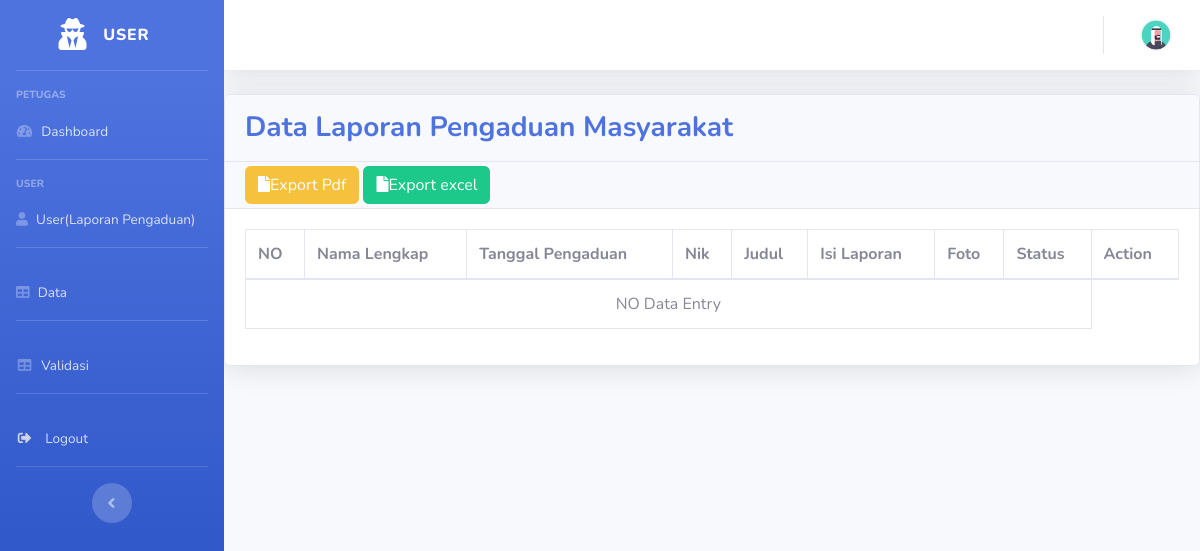
The page /index.php/awal/datalaporan on the database as committed earlier.
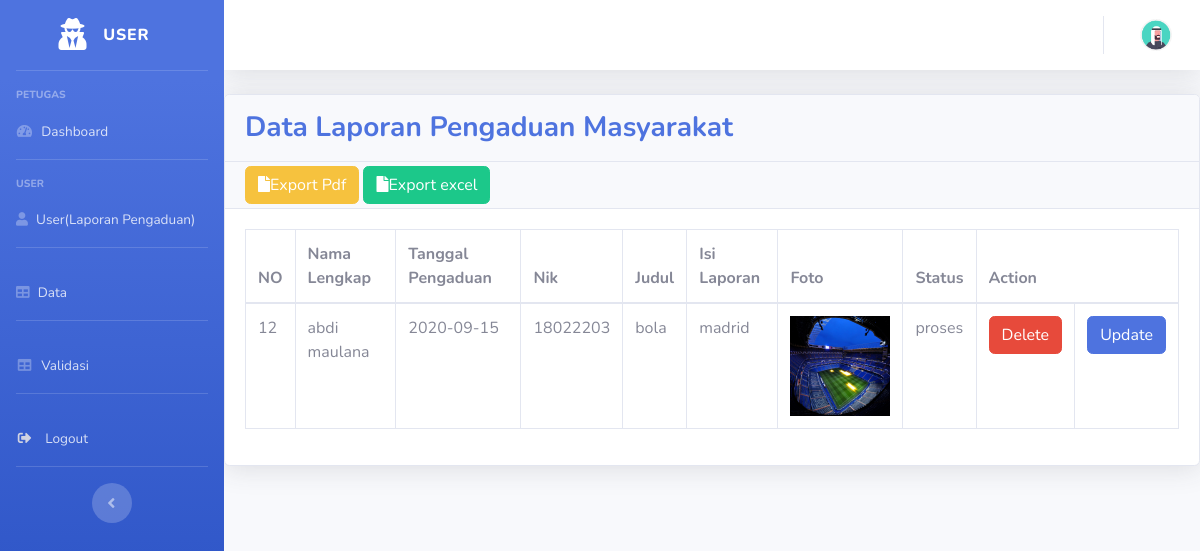
The same page on the database as committed later.
### tables this page shows
CREATE TABLE `laporan_pengaduan` (
  `id_pengaduan` int(11) NOT NULL,
  `nama` varchar(50) NOT NULL,
  `tgl_pengaduan` date NOT NULL,
  `nik` char(16) NOT NULL,
  `judul_laporan` varchar(100) NOT NULL,
  `isi_laporan` text NOT NULL,
  `foto` varchar(255) NOT NULL,
  `status` enum('0','proses','selesai') NOT NULL
);

### application/controllers/awal.php (called while the page is built, shortened)
<?php
class awal extends CI_Controller
{
	public function __construct()
	{
		$this->load->model('model_system');
	}
	public function datalaporan()
	{
		$data['user1'] = $this->model_system->get_user1();
		$data['data_user'] = $this->model_system->count_user1();
		$this->load->view('data', $data);
	}
}

### index.php (called while the page is built, shortened)
<?php
require_once BASEPATH.'core/CodeIgniter.php';

### application/models/model_system.php (called while the page is built, shortened)
<?php
class Model_system extends CI_Model
{
	public function get_user1()
	{
		$data = $this->db->get('laporan_pengaduan');
		return $data->result();
	}
}

### application/views/data.php (the view, shortened to what this page needs)
<!DOCTYPE html>
<html lang="en">
<head>
	<link href="<?php echo base_url('asset/'); ?>vendor/fontawesome-free/css/all.min.css" rel="stylesheet" type="text/css">
	<link href="<?php echo base_url('asset/'); ?>css/sb-admin-2.min.css" rel="stylesheet">
</head>
<body id="page-top">
	<div id="wrapper">
		<ul class="navbar-nav bg-gradient-primary sidebar sidebar-dark accordion" id="accordionSidebar">
			<a class="sidebar-brand d-flex align-items-center justify-content-center" href="index.html">
				<div class="sidebar-brand-icon rotate-n-10">
					<i class="fas fa-user-secret"></i>
				</div>
				<div class="sidebar-brand-text mx-3">USER</div>
			</a>
			<hr class="sidebar-divider">
			<div class="sidebar-heading">
				petugas
			</div>
			<li class="nav-item">
				<a class="nav-link" href="<?php echo site_url('awal/dashboard') ?>">
					<i class="fas fa-fw fa-tachometer-alt"></i>
					<span>Dashboard</span></a>
			</li>
			<hr class="sidebar-divider">
			<div class="sidebar-heading">
				User
			</div>
			<li class="nav-item">
				<a class="nav-link" href="<?php echo site_url('awal/user') ?>">
					<i class="fas fa-user"></i>
					<span>User(Laporan Pengaduan)</span></a>
			</li>
			<hr class="sidebar-divider">
			<li class="nav-item">
				<a class="nav-link" href="<?php echo site_url('awal/datalaporan') ?>">
					<i class="fas fa-table"></i>
					<span>Data</span></a>
			</li>
			<hr class="sidebar-divider">
			<li class="nav-item">
				<a class="nav-link" href="<?php echo site_url('awal/validasi') ?>">
					<i class="fas fa-fw fa-table"></i>
					<span>Validasi</span></a>
			</li>
			<hr class="sidebar-divider d-none d-md-block">
			<li class="nav-item">
				<a class="nav-link" href="<?php echo site_url('awal') ?>">
					<i class="fas fa-sign-out-alt fa-sm fa-fw mr-2 text-gray-400"></i>
					<span>Logout</span></a>
			</li>
			<hr class="sidebar-divider d-none d-md-block">
			<div class="text-center d-none d-md-inline">
				<button class="rounded-circle border-0" id="sidebarToggle"></button>
			</div>
		</ul>
		<div id="content-wrapper" class="d-flex flex-column">
			<div id="content">
				<nav class="navbar navbar-expand navbar-light bg-white topbar mb-4 static-top shadow">
					<ul class="navbar-nav ml-auto">
						<li class="nav-item dropdown no-arrow">
							<a class="nav-link dropdown-toggle" href="#" id="userDropdown" role="button" data-toggle="dropdown" aria-haspopup="true" aria-expanded="false">
								<img class="img-profile rounded-circle" src="<?php echo base_url('assets/img/avatar5.png'); ?>">
							</a>
						</li>
					</ul>
				</nav>
				<div class="card shadow mb-4">
					<div class="card-header py-3">
						<h3 class="m-0 font-weight-bold text-primary">Data Laporan Pengaduan Masyarakat</h3>
					</div>
					<div class="card-header py-1">
						<a class="btn btn-warning" href="<?php echo base_url('awal/pdf') ?>">
							<i class="fa fa-file"></i>Export Pdf </a>
						<a class="btn btn-success" href="<?php echo base_url('awal/excel') ?>">
							<i class="fa fa-file"></i>Export excel </a>
					</div>
					<div class="card-body">
						<div class="table-responsive">
							<table class="table table-bordered" id="" width="100%" cellspacing="0">
								<thead>
									<tr>
										<th scope="col">NO</th>
										<th scope="col">Nama Lengkap</th>
										<th scope="col">Tanggal Pengaduan</th>
										<th scope="col">Nik</th>
										<th scope="col">Judul</th>
										<th scope="col">Isi Laporan</th>
										<th scope="col">Foto</th>
										<th scope="col">Status</th>
										<th colspan="2">Action</th>
									</tr>
								</thead>
								<tbody>
									<?php
									if ($data_user > 0) {
										foreach ($user1 as $dapor) {
									?>
											<tr>
												<td> <?php echo $dapor->id_pengaduan; ?></td>
												<td> <?php echo $dapor->nama; ?></td>
												<td> <?php echo $dapor->tgl_pengaduan; ?></td>
												<td> <?php echo $dapor->nik; ?></td>
												<td> <?php echo $dapor->judul_laporan; ?></td>
												<td> <?php echo $dapor->isi_laporan; ?></td>
												<td> <img src="<?php echo base_url(); ?>assets/foto/<?php echo $dapor->foto ?>" width="100" height="100">
												</td>
												<td> <?php echo $dapor->status; ?></td>
												<td onclick="javascript: return confirm('apakah anda yakin mau menghapus data ini?')">
													<?php echo anchor(
														'awal/hapus_laporan/' . $dapor->id_pengaduan,
														'<button type="button" class="btn btn-danger">Delete</button>'
													); ?>
												</td>
												<td><?php echo anchor(
														'awal/edit_laporan/' .  $dapor->id_pengaduan,
														'<button type="button" class="btn btn-primary">Update</button>'
													) ?>
												</td>
											</tr>
										<?php }
									} else {
										?>
										<tr>
											<td colspan="8">
												<center> NO Data Entry</center>
											</td>
										</tr>
									<?php
									}
									?>
								</tbody>
							</table>
						</div>
					</div>
				</div>
			</div>
		</div>
	</div>
</body>
</html>
</html>
</html>
</html>
</html>
</html>

Rows that differ between the two databases and show on the page:
added laporan_pengaduan: id_pengaduan "12", nama "abdi maulana", tgl_pengaduan "2020-09-15", nik "18022203", judul_laporan "bola", isi_laporan "madrid", foto (picture), status "proses", id_pengaduan "Delete", id_pengaduan "Update"
Other text that changed with them:
text no longer shown: "NO Data Entry"
